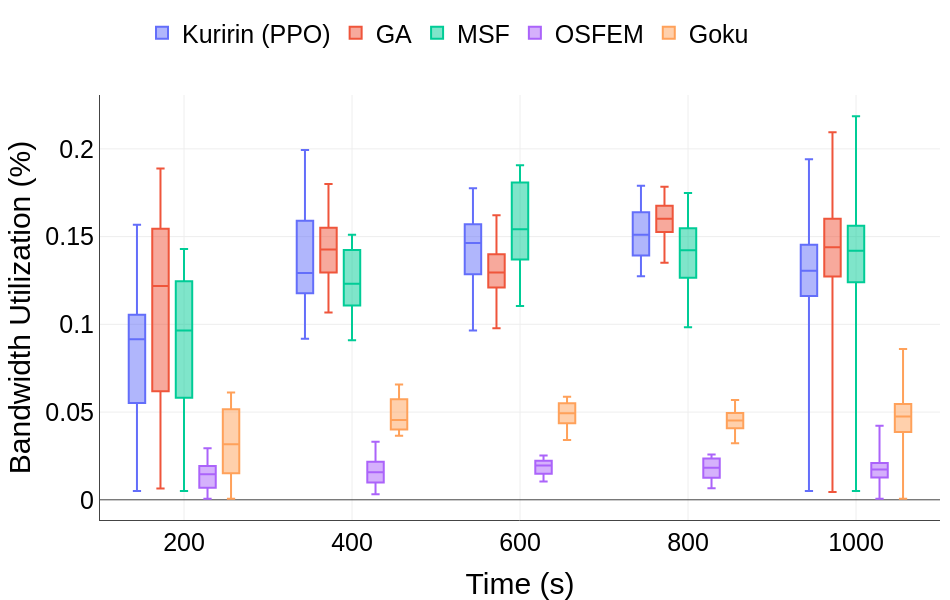

Source (notebook cell):
### Code cell
# Criando o gráfico de box plot
fig = px.box(
    df_long,
    x="Time (s)",
    y="Bandwidth Utilization (%)",
    color="Method",
    title=None,
    orientation="v",
    points=False,
)

fig.update_traces(quartilemethod="exclusive")


draft_template = go.layout.Template()
draft_template.layout.annotations = [
    dict(
        name="draft watermark",
        text="",
        textangle=-30,
        opacity=0.1,
        font=dict(color="black", size=100),
        xref="paper",
        yref="paper",
        x=0.5,
        y=0.5,
        showarrow=False,
    )
]

fig.update_layout(
    yaxis=dict(showline=True, showgrid=True),
    xaxis=dict(showline=True, showgrid=True),
    legend_title=None,
    margin=dict(l=100, r=10, b=80, t=25),
    autosize=True,
    width=950,
    height=600,
    template=draft_template,
    legend=dict(x=0.05, y=1.2, traceorder="normal", orientation="h"),
    font=dict(family="Arial", size=25, color="Black"),
)

# Exibindo o gráfico
fig.show()

### Figure 1 — Plotly figure (JSON) as saved in the notebook; plotly's stock layout.template omitted (floating-point values rounded to 4 significant figures; data arrays with more than 128 entries replaced by an {"elided": "..."} marker saying what was removed)
{"data": [{"alignmentgroup": "True", "boxpoints": false, "hovertemplate": "Method=Kuririn (PPO)<br>Time (s)=%{x}<br>Bandwidth Utilization (%)=%{y}<extra></extra>", "legendgroup": "Kuririn (PPO)", "marker": {"color": "#636efa"}, "name": "Kuririn (PPO)", "notched": false, "offsetgroup": "Kuririn (PPO)", "orientation": "v", "quartilemethod": "exclusive", "showlegend": true, "type": "box", "x": {"elided": "3582 int values"}, "x0": " ", "xaxis": "x", "y": {"elided": "3582 str values"}, "y0": " ", "yaxis": "y"}, {"alignmentgroup": "True", "boxpoints": false, "hovertemplate": "Method=GA<br>Time (s)=%{x}<br>Bandwidth Utilization (%)=%{y}<extra></extra>", "legendgroup": "GA", "marker": {"color": "#EF553B"}, "name": "GA", "notched": false, "offsetgroup": "GA", "orientation": "v", "quartilemethod": "exclusive", "showlegend": true, "type": "box", "x": {"elided": "3582 int values"}, "x0": " ", "xaxis": "x", "y": {"elided": "3582 str values"}, "y0": " ", "yaxis": "y"}, {"alignmentgroup": "True", "boxpoints": false, "hovertemplate": "Method=MSF<br>Time (s)=%{x}<br>Bandwidth Utilization (%)=%{y}<extra></extra>", "legendgroup": "MSF", "marker": {"color": "#00cc96"}, "name": "MSF", "notched": false, "offsetgroup": "MSF", "orientation": "v", "quartilemethod": "exclusive", "showlegend": true, "type": "box", "x": {"elided": "3582 int values"}, "x0": " ", "xaxis": "x", "y": {"elided": "3582 str values"}, "y0": " ", "yaxis": "y"}, {"alignmentgroup": "True", "boxpoints": false, "hovertemplate": "Method=OSFEM<br>Time (s)=%{x}<br>Bandwidth Utilization (%)=%{y}<extra></extra>", "legendgroup": "OSFEM", "marker": {"color": "#ab63fa"}, "name": "OSFEM", "notched": false, "offsetgroup": "OSFEM", "orientation": "v", "quartilemethod": "exclusive", "showlegend": true, "type": "box", "x": {"elided": "3582 int values"}, "x0": " ", "xaxis": "x", "y": {"elided": "3582 str values"}, "y0": " ", "yaxis": "y"}, {"alignmentgroup": "True", "boxpoints": false, "hovertemplate": "Method=Goku<br>Time (s)=%{x}<br>Bandwidth Utilization (%)=%{y}<extra></extra>", "legendgroup": "Goku", "marker": {"color": "#FFA15A"}, "name": "Goku", "notched": false, "offsetgroup": "Goku", "orientation": "v", "quartilemethod": "exclusive", "showlegend": true, "type": "box", "x": {"elided": "3582 int values"}, "x0": " ", "xaxis": "x", "y": {"elided": "3582 str values"}, "y0": " ", "yaxis": "y"}], "layout": {"autosize": true, "boxmode": "group", "font": {"color": "Black", "family": "Arial", "size": 25}, "height": 600, "legend": {"orientation": "h", "title": {}, "tracegroupgap": 0, "traceorder": "normal", "x": 0.05, "y": 1.2}, "margin": {"b": 80, "l": 100, "r": 10, "t": 25}, "width": 950, "xaxis": {"anchor": "y", "domain": [0, 1], "showgrid": true, "showline": true, "title": {"text": "Time (s)"}}, "yaxis": {"anchor": "x", "domain": [0, 1], "showgrid": true, "showline": true, "title": {"text": "Bandwidth Utilization (%)"}}}}
